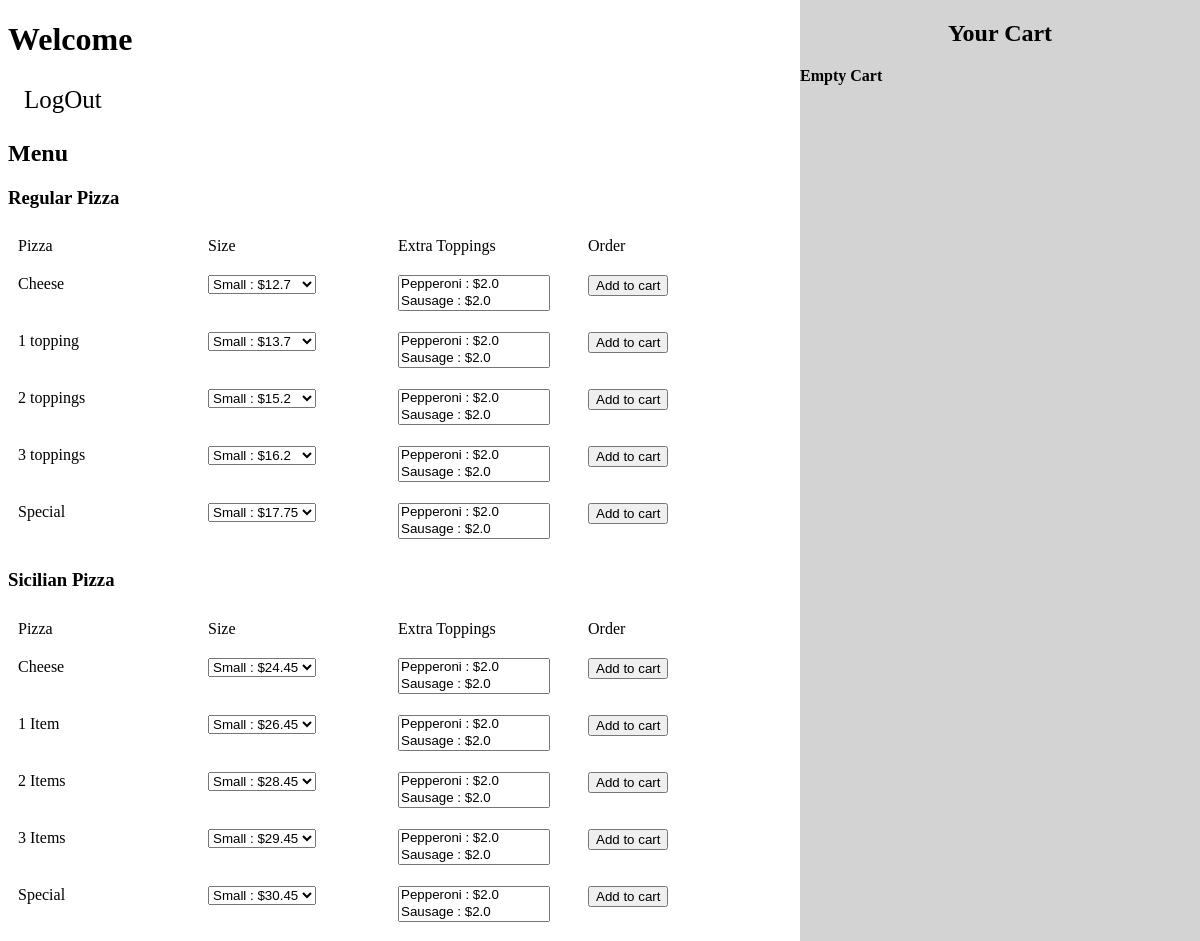
The app's page / (signed in) with its own data.
### orders/models.py (models this page shows, shortened)
class RegularPizza(models.Model):
	name = models.CharField(max_length=64)
	price_small = models.FloatField()
	price_large = models.FloatField()
	toppings = models.ManyToManyField(Topping, blank=True, related_name="regular_pizzas")

class SicilianPizza(models.Model):
	name = models.CharField(max_length=64)
	price_small = models.FloatField()
	price_large = models.FloatField()
	toppings = models.ManyToManyField(Topping, blank=True, related_name="sicilian_pizzas")

### orders/views.py (the view)
# urls.py: path("", views.index, name="index"),
def index(request):
	if not request.user.is_authenticated:
		return render(request, "orders/login.html", {"message": None})
	fname = request.user.first_name
	print(f"User is: {fname}")
	cart = Cart.objects.filter(user=fname)
	print(f"cart is this: {cart}")
	user_cart = []
	total = 0
	for c in cart:
		user_cart.append(c)
		total += c.grand_total
	print(user_cart)
	context = {
		"user": request.user,
		"regularpizzas": RegularPizza.objects.all(),
		"sicilianpizzas": SicilianPizza.objects.all(),
		"toppings": Topping.objects.all(),
		"user_cart": user_cart,
		"total": total,
	}
	return render(request, "orders/menu.html", context)

### orders/templates/orders/menu.html (shortened to what this page needs)
{% extends "orders/base.html" %}
{% block body %}
	<h1> Welcome {{ user.first_name }}</h1>
	<div class="logout-btn">
		<a href="{% url 'logout' %}">LogOut</a>
	</div>
	<h2>Menu</h2>
	<h3>Regular Pizza</h3>
	<div class="row">
		<div class="column">Pizza</div>
		<div class="column">Size</div>
		<div class="column">Extra Toppings</div>
		<div class="column">Order</div>
	</div>
	{% for regularpizza in regularpizzas %}
		<form action="{% url 'cart' regularpizza.id %}" method="post">
			<div class="row">
				<div class="column">{{ regularpizza.name }}</div>
				<div class="column">
					<select name="size">
						<option value="{{ regularpizza.price_small }}">Small : ${{ regularpizza.price_small }}</option>
					</select>
				</div>
				<div class="column">
					<select name="toppings" size="2" multiple>
						{% for topping in toppings %}
							<option value="{{ topping.id }}">{{topping.topping}} : ${{topping.rate }}</option>
						{% endfor %}
					</select>
				</div>
				<div class="column"><input type="submit" value="Add to cart"/></div>
			</div>
		</form>
	{% endfor %}
	<h3>Sicilian Pizza</h3>
	<div class="row">
		<div class="column">Pizza</div>
		<div class="column">Size</div>
		<div class="column">Extra Toppings</div>
		<div class="column">Order</div>
	</div>
	{% for sicilianpizza in sicilianpizzas %}
		<form action="{% url 'cart' sicilianpizza.id %}" method="post">
			<div class="row">
				<div class="column">{{ sicilianpizza.name }}</div>
				<div class="column">
					<select name="size">
						<option value="{{ sicilianpizza.price_small }}">Small : ${{ sicilianpizza.price_small }}</option>
					</select>
				</div>
				<div class="column">
					<select name="toppings" size="2" multiple>
						{% for topping in toppings %}
							<option>{{topping.topping}} : ${{topping.rate }}</option>
						{% endfor %}
					</select>
				</div>
				<div class="column"><input type="submit" value="Add to cart"></div>
			</div>
		</form>
	{% endfor %}
	<div class="cart">
		<h2 align="center">Your Cart</h2>
		{% if user_cart %}
				{% for c in user_cart %}
				<div><p><b>Pizza: {{ c.item_name }} | Base Price: ${{ c.item_price }}</b></p></div>
				<div>
					<ul>
						{% for topping in c.extra_toppings.all %}
							<li><p> Topping : {{ topping.topping }} | Extra charge : ${{ topping.rate }}<p></li>
						{% empty %}
							<p> No toppings. </p>
						{% endfor %}
					</ul>
				</div>
				{% endfor %}
			<div><b>Total costs: ${{ total }}</b></div>
			<form action="" method="post">
				{% csrf_token %}
				<input id="order-btn" type="submit" value="Order">
			</form>
		{% else %}
			<div><b>Empty Cart</b></div>
		{% endif %}
	</div>
{% endblock %}

### orders/templates/orders/base.html (style rules this page uses)
.column { float: left; padding: 10px; width: 170px; }
.row { content: ""; display: table; clear: both; }
.cart { height: 100%; width: 400px; position: fixed; z-index: 1; top: 0; right: 0; background-color: lightgray; overflow-x: hidden; }
.logout-btn a { padding: 6px 8px 6px 16px; text-decoration: none; font-size: 25px; color: black; display: block; }

### records on screen
RegularPizza: name "Cheese"
RegularPizza: name "1 topping"
RegularPizza: name "2 toppings"
RegularPizza: name "3 toppings"
RegularPizza: name "Special"
SicilianPizza: name "Cheese"
SicilianPizza: name "1 Item"
SicilianPizza: name "2 Items"
SicilianPizza: name "3 Items"
SicilianPizza: name "Special"
